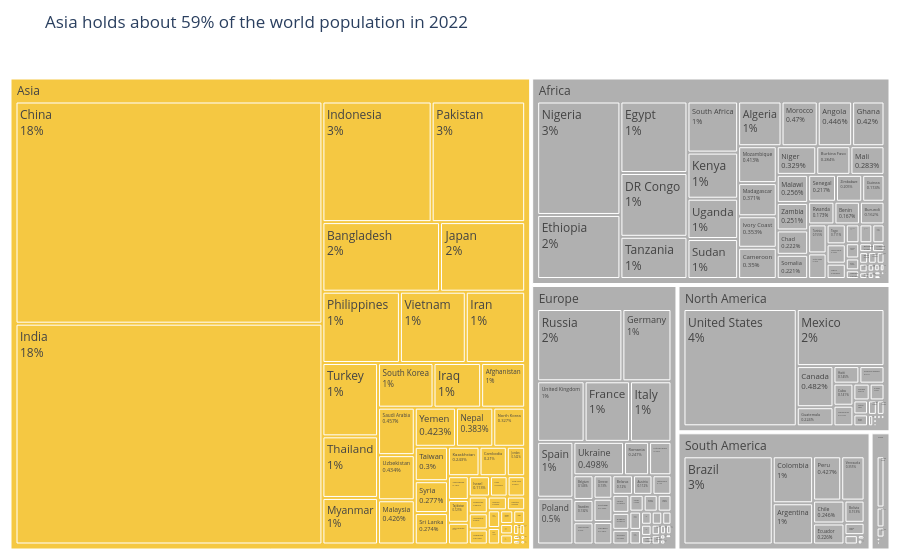

The cell this chart's notebook holds for it:
### Markdown cell above
**Chart choice & justification:** *Which chart did you choose, and why? Justify design choices.

*I chose a treemap because it shows the population distribution at two levels: continents and individual countries. The size of each box represents its population, so it is easy to compare their contributions to the world total. I highlighted Asia in yellow and kept the other continents grey to make Asia's share stand out.*

### Code cell
# Q6 — 2022 population by continent and country
population = df.assign(Group=np.where(df['Continent'] == 'Asia', 'Asia', 'Other'))
fig = px.treemap(population, path=['Continent', 'Country'],
                 values='2022 Population', color='Group',
                 color_discrete_map={'Asia': '#F5C842', 'Other': '#B0B0B0'},
                 title='Asia holds about 59% of the world population in 2022')
fig.update_traces(textinfo='label+percent root')
fig.update_layout(template='plotly_white', showlegend=False,
                  margin=dict(l=5, r=5, b=5, t=55))
fig.show()

### Figure 1 — Plotly figure (JSON) as saved in the notebook; plotly's stock layout.template omitted (floating-point values rounded to 4 significant figures; data arrays with more than 128 entries replaced by an {"elided": "..."} marker saying what was removed)
{"data": [{"branchvalues": "total", "customdata": {"elided": "240x1 str values"}, "domain": {"x": [0, 1], "y": [0, 1]}, "hovertemplate": "labels=%{label}<br>2022 Population=%{value}<br>parent=%{parent}<br>id=%{id}<br>Group=%{customdata[0]}<extra></extra>", "ids": {"elided": "240 str values"}, "labels": {"elided": "240 str values"}, "marker": {"colors": {"elided": "240 str values"}}, "name": "", "parents": {"elided": "240 str values"}, "textinfo": "label+percent root", "type": "treemap", "values": {"elided": "240 float values"}}], "layout": {"legend": {"tracegroupgap": 0}, "margin": {"b": 5, "l": 5, "r": 5, "t": 55}, "showlegend": false, "title": {"text": "Asia holds about 59% of the world population in 2022"}}}
